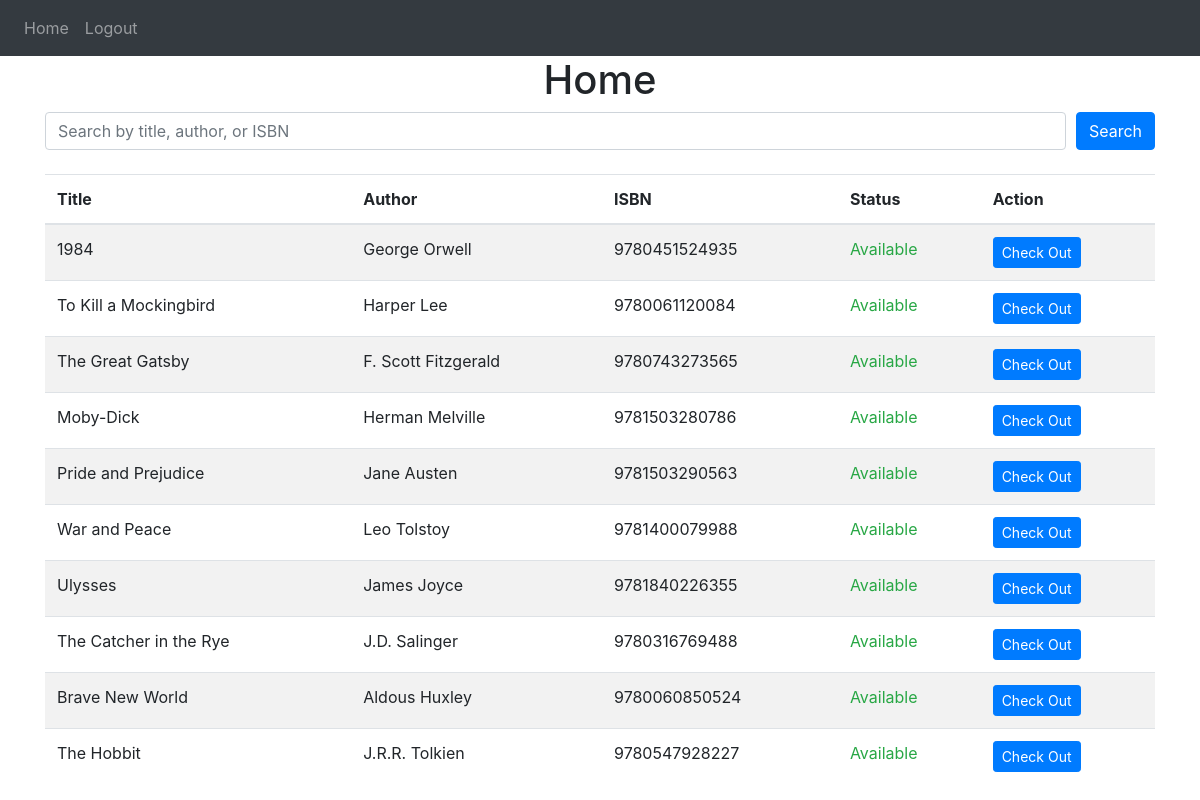
Page / (signed in) on the earlier database version.
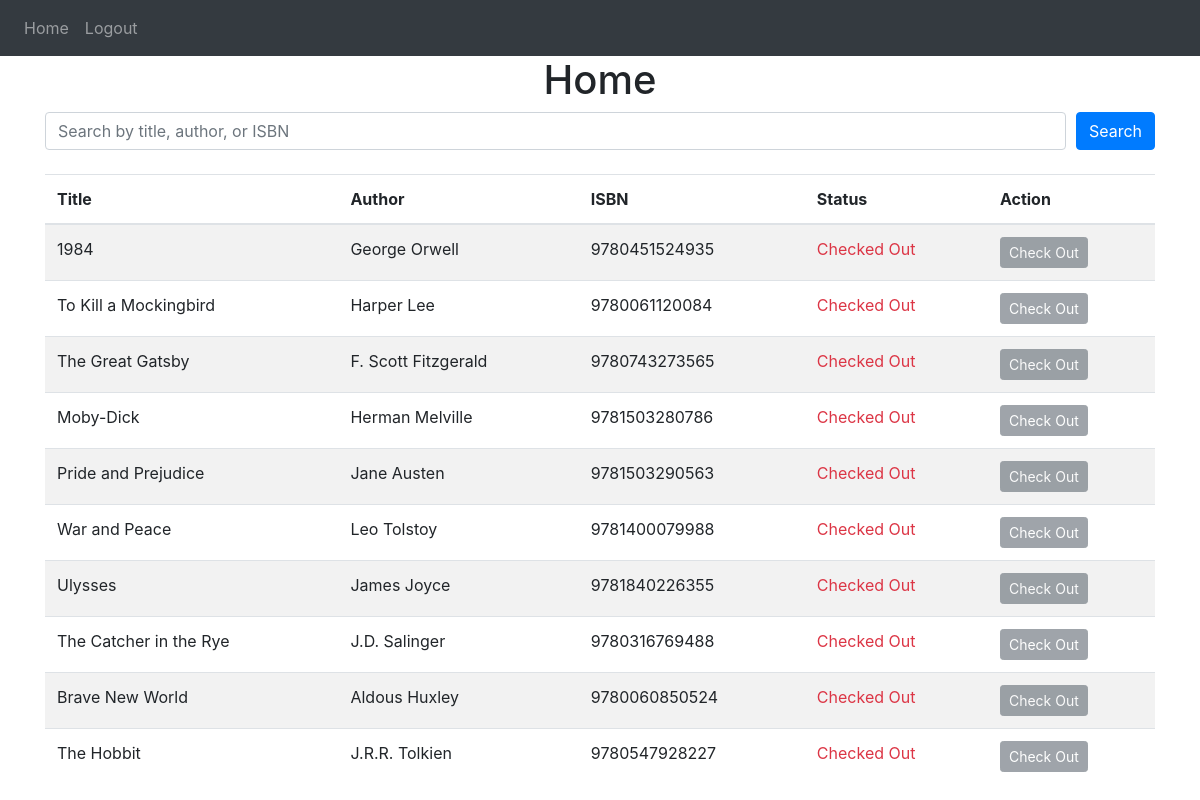
Same page on the later database version.
### website/models.py (models this page shows)
class Book(db.Model):
    id = db.Column(db.Integer, primary_key=True)
    title = db.Column(db.String(150), nullable=False)
    author = db.Column(db.String(150), nullable=False)
    isbn = db.Column(db.String(20), unique=True, nullable=False)
    available = db.Column(db.Integer, default=1)  # 1 = Available, 0 = Checked Out

### website/views.py (the view)
@views.route('/', methods=['GET', 'POST'])
@login_required
def home():
    print ("here")
    query = request.args.get('query', '').strip()
    print (query)
    if query:
        books = Book.query.filter(
            Book.title.contains(query) |
            Book.author.contains(query) |
            Book.isbn.contains(query)
        ).all()
    else:
        books = Book.query.all()
    print(books)
    return render_template("home.html", user=current_user, books=books)

### website/__init__.py (called while the page is built)
def create_app():
    app = Flask(__name__)
    app.config['SECRET_KEY'] = 'your_secret_key'
    app.config['SQLALCHEMY_DATABASE_URI'] = 'sqlite:///library.db'
    db.init_app(app)
    from .views import views
    from .auth import auth
    app.register_blueprint(views, url_prefix='/')
    app.register_blueprint(auth, url_prefix='/')
    from .models import User, Book  # Import the Book model
    with app.app_context():
        db.create_all()
    login_manager = LoginManager()
    login_manager.login_view = 'auth.login'
    login_manager.init_app(app)
    @login_manager.user_loader
    def load_user(id):
        return User.query.get(int(id))
    return app

### website/templates/home.html (shortened to what this page needs)
{% extends "base.html" %}
{% block content %}
<h1 align="center">Home</h1>
<form method="GET" action="{{ url_for('views.home') }}" class="mb-4">
    <div class="form-row">
        <div class="col">
            <input type="text" class="form-control" name="query" placeholder="Search by title, author, or ISBN" value="{{ request.args.get('query', '') }}">
        </div>
        <div class="col-auto">
            <button type="submit" class="btn btn-primary">Search</button>
        </div>
    </div>
</form>
<div class="table-responsive">
    <table class="table table-striped">
        <thead>
            <tr>
                <th>Title</th>
                <th>Author</th>
                <th>ISBN</th>
                <th>Status</th>
                <th>Action</th>
            </tr>
        </thead>
        <tbody>
            {% for book in books %}
            <tr>
                <td>{{ book.title }}</td>
                <td>{{ book.author }}</td>
                <td>{{ book.isbn }}</td>
                <td>
                    {% if book.available %}
                        <span class="text-success">Available</span>
                    {% else %}
                        <span class="text-danger">Checked Out</span>
                    {% endif %}
                </td>
                <td>
                    {% if book.available %}
                        <form method="POST" action="{{ url_for('views.checkout_book', bookId=book.id) }}" style="display:inline;">
                            <button type="submit" class="btn btn-sm btn-primary">Check Out</button>
                        </form>
                    {% else %}
                        <button class="btn btn-sm btn-secondary" disabled>Check Out</button>
                    {% endif %}
                </td>
            </tr>
            {% endfor %}
        </tbody>
    </table>
</div>
{% endblock %}

### website/templates/base.html (shortened to what this page needs)
<!DOCTYPE html>
<html>
  <head>
    <link
      rel="stylesheet"
      href="https://stackpath.bootstrapcdn.com/bootstrap/4.4.1/css/bootstrap.min.css"
    />
    <link
      rel="stylesheet"
      href="https://stackpath.bootstrapcdn.com/font-awesome/4.7.0/css/font-awesome.min.css"
    />
  </head>
  <body>
    <nav class="navbar navbar-expand-lg navbar-dark bg-dark">
      <div class="collapse navbar-collapse" id="navbar">
        <div class="navbar-nav">
          {% if user.is_authenticated %}
          <a class="nav-item nav-link" id="home" href="/">Home</a>
          <a class="nav-item nav-link" id="logout" href="/logout">Logout</a>
          {% else %}
          <a class="nav-item nav-link" id="login" href="/login">Login</a>
          <a class="nav-item nav-link" id="signUp" href="/sign-up">Sign Up</a>
          {% endif %}
        </div>
      </div>
    </nav>
    <div class="container">{% block content %} {% endblock %}</div>
  </body>
</html>

Differences in the rows shown:
changed Book "George Orwell": available "Available" → "Checked Out"
changed Book "To Kill a Mockingbird": available "Available" → "Checked Out"
changed Book "The Great Gatsby": available "Available" → "Checked Out"
changed Book "Moby-Dick": available "Available" → "Checked Out"
changed Book "Pride and Prejudice": available "Available" → "Checked Out"
changed Book "War and Peace": available "Available" → "Checked Out"
changed Book "Ulysses": available "Available" → "Checked Out"
changed Book "The Catcher in the Rye": available "Available" → "Checked Out"
changed Book "Brave New World": available "Available" → "Checked Out"
changed Book "The Hobbit": available "Available" → "Checked Out"
